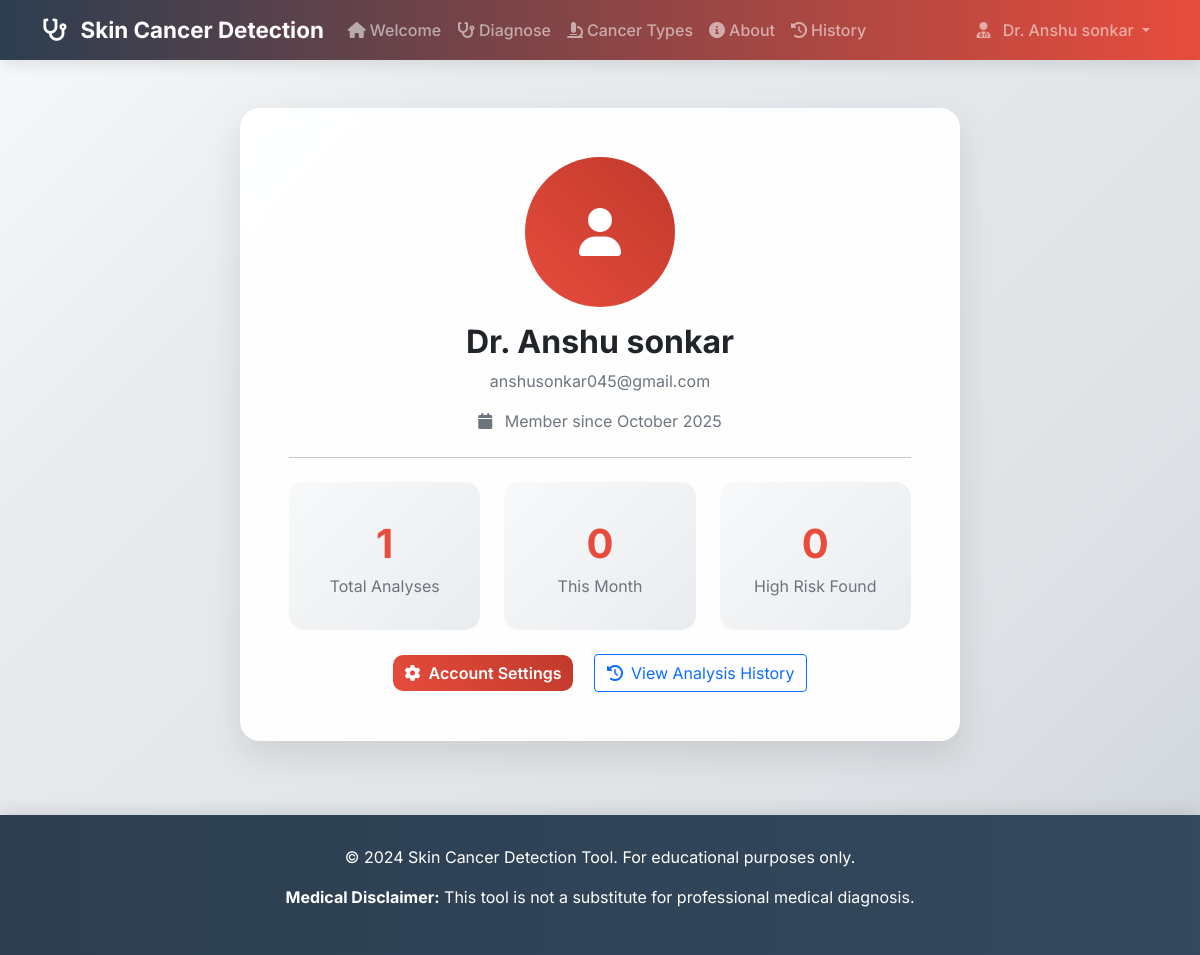
The app's page /profile (signed in) with its own data.
### app.py (models this page shows, shortened)
class User(UserMixin, db.Model):
    id = db.Column(db.Integer, primary_key=True)
    username = db.Column(db.String(80), unique=True, nullable=False)
    email = db.Column(db.String(120), unique=True, nullable=False)
    password_hash = db.Column(db.String(128), nullable=False)
    created_at = db.Column(db.DateTime, default=datetime.utcnow)

### app.py (the view)
@app.route('/profile')
@login_required
def profile():
    return render_template('profile.html', user=current_user)

### app.py (called while the page is built)
@login_manager.user_loader
def load_user(user_id):
    return User.query.get(int(user_id))

### Template/profile.html (shortened to what this page needs)
{% extends "base.html" %}
{% block content %}
<div class="container-fluid">
    <div class="row justify-content-center">
        <div class="col-lg-8">
            <div class="profile-card p-5 mb-4 page-enter">
                <div class="text-center mb-4">
                    <div class="profile-avatar">
                        <i class="fas fa-user"></i>
                    </div>
                    <h2 class="fw-bold text-dark">Dr. {{ user.username }}</h2>
                    <p class="text-muted">{{ user.email }}</p>
                    <p class="text-muted">
                        <i class="fas fa-calendar me-2"></i>
                        Member since {{ user.created_at.strftime('%B %Y') }}
                    </p>
                </div>
                <hr class="my-4">
                <div class="row g-4">
                    <div class="col-md-4">
                        <div class="stats-card">
                            <span class="stats-number">{{ user.analyses|length }}</span>
                            <p class="text-muted mb-0">Total Analyses</p>
                        </div>
                    </div>
                    <div class="col-md-4">
                        <div class="stats-card">
                            <span class="stats-number">{{ ((user.analyses|selectattr('analysis_date')|list|length) / 30)|int if user.analyses else 0 }}</span>
                            <p class="text-muted mb-0">This Month</p>
                        </div>
                    </div>
                    <div class="col-md-4">
                        <div class="stats-card">
                            <span class="stats-number">{{ user.analyses|selectattr('risk_level', 'equalto', 'HIGH')|list|length }}</span>
                            <p class="text-muted mb-0">High Risk Found</p>
                        </div>
                    </div>
                </div>
                <div class="row mt-4">
                    <div class="col-12 text-center">
                        <a href="{{ url_for('settings') }}" class="btn btn-primary me-3">
                            <i class="fas fa-cog me-2"></i>Account Settings
                        </a>
                        <a href="{{ url_for('history') }}" class="btn btn-outline-primary">
                            <i class="fas fa-history me-2"></i>View Analysis History
                        </a>
                    </div>
                </div>
            </div>
        </div>
    </div>
</div>
{% endblock %}

### Template/base.html (shortened to what this page needs)
<!DOCTYPE html>
<html lang="en">
<head>
    <link href="https://cdn.jsdelivr.net/npm/bootstrap@5.1.3/dist/css/bootstrap.min.css" rel="stylesheet">
    <link href="https://cdnjs.cloudflare.com/ajax/libs/font-awesome/6.0.0/css/all.min.css" rel="stylesheet">
    <link href="{{ url_for('static', filename='css/animations.css') }}" rel="stylesheet">
</head>
<body>
    <nav class="navbar navbar-expand-lg navbar-dark navbar-enhanced">
        <div class="container">
            <a class="navbar-brand" href="{% if current_user.is_authenticated %}{{ url_for('welcome') }}{% else %}{{ url_for('login') }}{% endif %}">
                <i class="fas fa-stethoscope me-2 stethoscope-animated"></i>
                <span class="d-none d-md-inline">Skin Cancer Detection</span>
            </a>
            <div class="collapse navbar-collapse" id="navbarNav">
                {% if current_user.is_authenticated %}
                <ul class="navbar-nav me-auto">
                    <li class="nav-item">
                        <a class="nav-link nav-link-enhanced" href="{{ url_for('welcome') }}">
                            <i class="fas fa-home me-1 medical-icon-animated"></i>Welcome
                        </a>
                    </li>
                    <li class="nav-item">
                        <a class="nav-link nav-link-enhanced" href="{{ url_for('diagnose') }}">
                            <i class="fas fa-stethoscope me-1 medical-icon-animated"></i>Diagnose
                        </a>
                    </li>
                    <li class="nav-item">
                        <a class="nav-link nav-link-enhanced" href="{{ url_for('cancer_types') }}">
                            <i class="fas fa-microscope me-1 medical-icon-animated"></i>Cancer Types
                        </a>
                    </li>
                    <li class="nav-item">
                        <a class="nav-link nav-link-enhanced" href="{{ url_for('about') }}">
                            <i class="fas fa-info-circle me-1 medical-icon-animated"></i>About
                        </a>
                    </li>
                    <li class="nav-item">
                        <a class="nav-link nav-link-enhanced" href="{{ url_for('history') }}">
                            <i class="fas fa-history me-1 medical-icon-animated"></i>History
                        </a>
                    </li>
                </ul>
                <ul class="navbar-nav">
                    <li class="nav-item dropdown">
                        <a class="nav-link dropdown-toggle" href="#" id="navbarDropdown" role="button" data-bs-toggle="dropdown">
                            <i class="fas fa-user-md me-2"></i>
                            <span class="d-none d-md-inline">Dr. {{ current_user.username }}</span>
                        </a>
                    </li>
                </ul>
                {% endif %}
            </div>
        </div>
    </nav>
    <div class="container my-5">
        {% block content %}{% endblock %}
    </div>
    <footer class="footer">
        <div class="container">
            <p>&copy; 2024 Skin Cancer Detection Tool. For educational purposes only.</p>
            <p><strong>Medical Disclaimer:</strong> This tool is not a substitute for professional medical diagnosis.</p>
        </div>
    </footer>
</body>
</html>

### static/css/animations.css (style rules this page uses)
.navbar-enhanced { backdrop-filter: blur(10px); background: linear-gradient(90deg, rgba(44, 62, 80, 0.95) 0%, rgba(231, 76, 60, 0.95) 100%) !important; }
.nav-link-enhanced { position: relative; transition: all 0.3s ease; }
.nav-link-enhanced::after { content: ''; position: absolute; bottom: -5px; left: 50%; width: 0; height: 2px; background: rgba(255, 255, 255, 0.8); transition: all 0.3s ease; transform: translateX(-50%); }
.medical-icon-animated { transition: all 0.3s ease; display: inline-block; }
.stethoscope-animated { animation: stethoscope 2s ease-in-out infinite; transform-origin: center bottom; }
.page-enter { animation: fadeInUp 0.6s ease-out; }
.page-enter-delay { animation: fadeInUp 0.6s ease-out 0.2s both; }
.page-enter-delay-2 { animation: fadeInUp 0.6s ease-out 0.4s both; }

### Template/base.html (style rules this page uses)
:root { --bg-primary: linear-gradient(135deg, #f8f9fa 0%, #e9ecef 25%, #dee2e6 75%, #ced4da 100%); --bg-secondary: rgba(255, 255, 255, 0.95); --text-primary: #212529; --text-secondary: #6c757d; --text-contrast: #ffffff; --border-color: rgba(0, 0, 0, 0.125); --shadow-color: rgba(0, 0, 0, 0.15); }
body { background: var(--bg-primary); min-height: 100vh; font-family: 'Inter', 'Segoe UI', Tahoma, Geneva, Verdana, sans-serif; position: relative; overflow-x: hidden; color: var(--text-primary); transition: all 0.3s ease; }
:root { --medical-primary: #e74c3c; --medical-secondary: #3498db; --medical-success: #27ae60; --medical-warning: #f39c12; --medical-danger: #e74c3c; --medical-light: #ecf0f1; --medical-dark: #2c3e50; }
.navbar-brand { font-weight: 700; font-size: 1.4rem; color: #fff !important; }
.navbar { background: linear-gradient(90deg, var(--medical-dark) 0%, var(--medical-primary) 100%) !important; box-shadow: 0 4px 15px rgba(0,0,0,0.1); }
.btn-primary { background: linear-gradient(45deg, var(--medical-primary), #c0392b); border: none; border-radius: 10px; font-weight: 600; transition: all 0.3s ease; }
.nav-link { font-weight: 500; transition: all 0.3s ease; }
.footer { background: linear-gradient(90deg, var(--medical-dark) 0%, #34495e 100%); color: white; text-align: center; padding: 30px 0; margin-top: 50px; box-shadow: 0 -4px 15px rgba(0,0,0,0.1); }
.text-muted { color: var(--text-secondary) !important; }
.navbar .dropdown { position: relative; z-index: 9999 !important; }
.navbar { z-index: 9998 !important; position: relative; }
.dropdown-toggle::after { border-top: 0.3em solid; border-right: 0.3em solid transparent; border-bottom: 0; border-left: 0.3em solid transparent; }

### Template/profile.html (style rules this page uses)
.profile-card { background: rgba(255, 255, 255, 0.95); backdrop-filter: blur(10px); border-radius: 20px; box-shadow: 0 15px 35px rgba(0, 0, 0, 0.1); border: 1px solid rgba(255, 255, 255, 0.2); }
.profile-avatar { width: 150px; height: 150px; border-radius: 50%; background: linear-gradient(45deg, #e74c3c, #c0392b); display: flex; align-items: center; justify-content: center; font-size: 3rem; color: white; margin: 0 auto 1rem; }
.stats-card { background: linear-gradient(135deg, #f8f9fa, #e9ecef); border-radius: 15px; padding: 2rem; text-align: center; transition: all 0.3s ease; }
.stats-number { font-size: 2.5rem; font-weight: 700; color: #e74c3c; display: block; }

### records on screen
User: username "Anshu sonkar", email "anshusonkar045@gmail.com", created_at "October 2025"

### other values on screen
{{ user.analyses|length }} "1"
{{ user.analyses|selectattr('risk_level', 'equalto', 'HIGH')|list|length }} "0"
